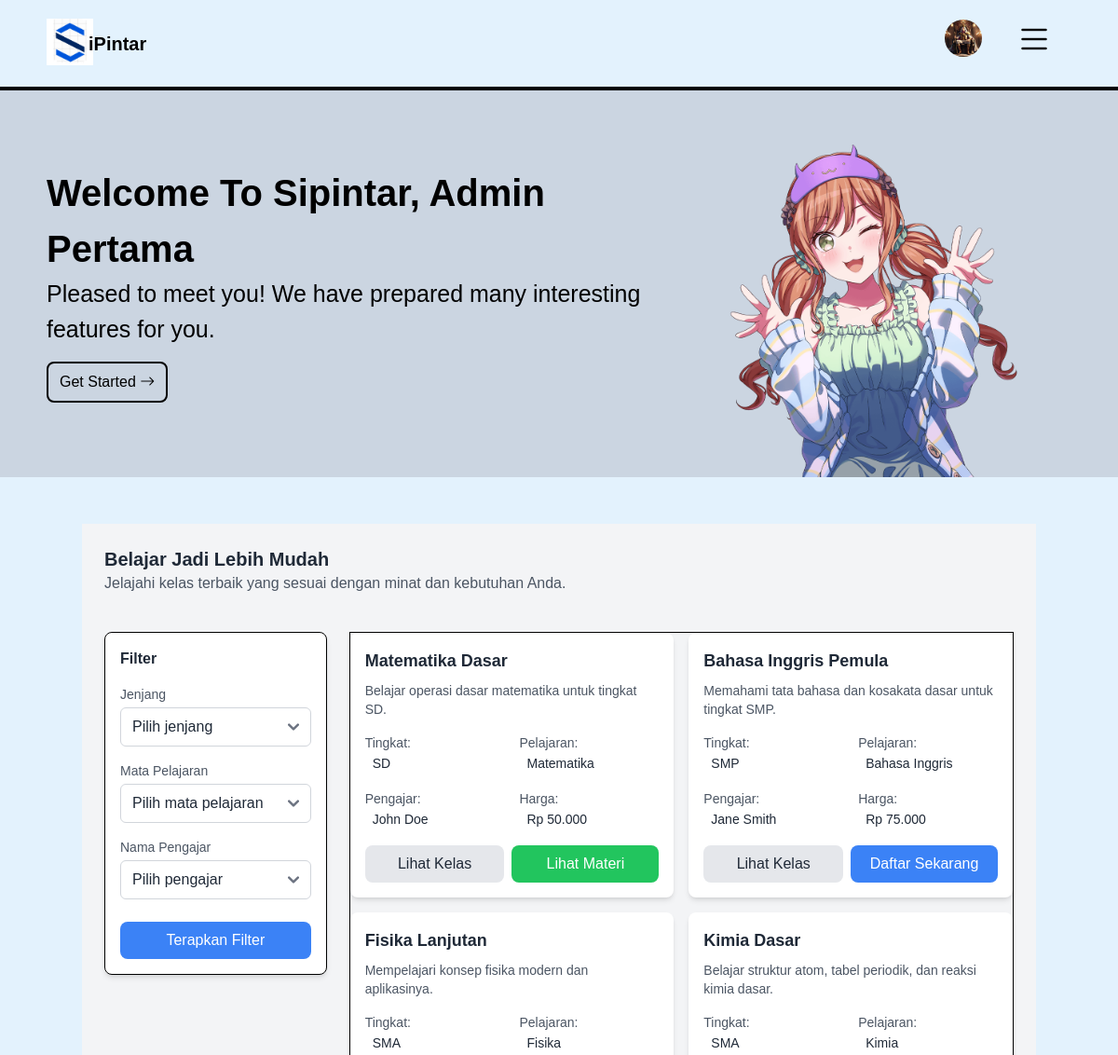
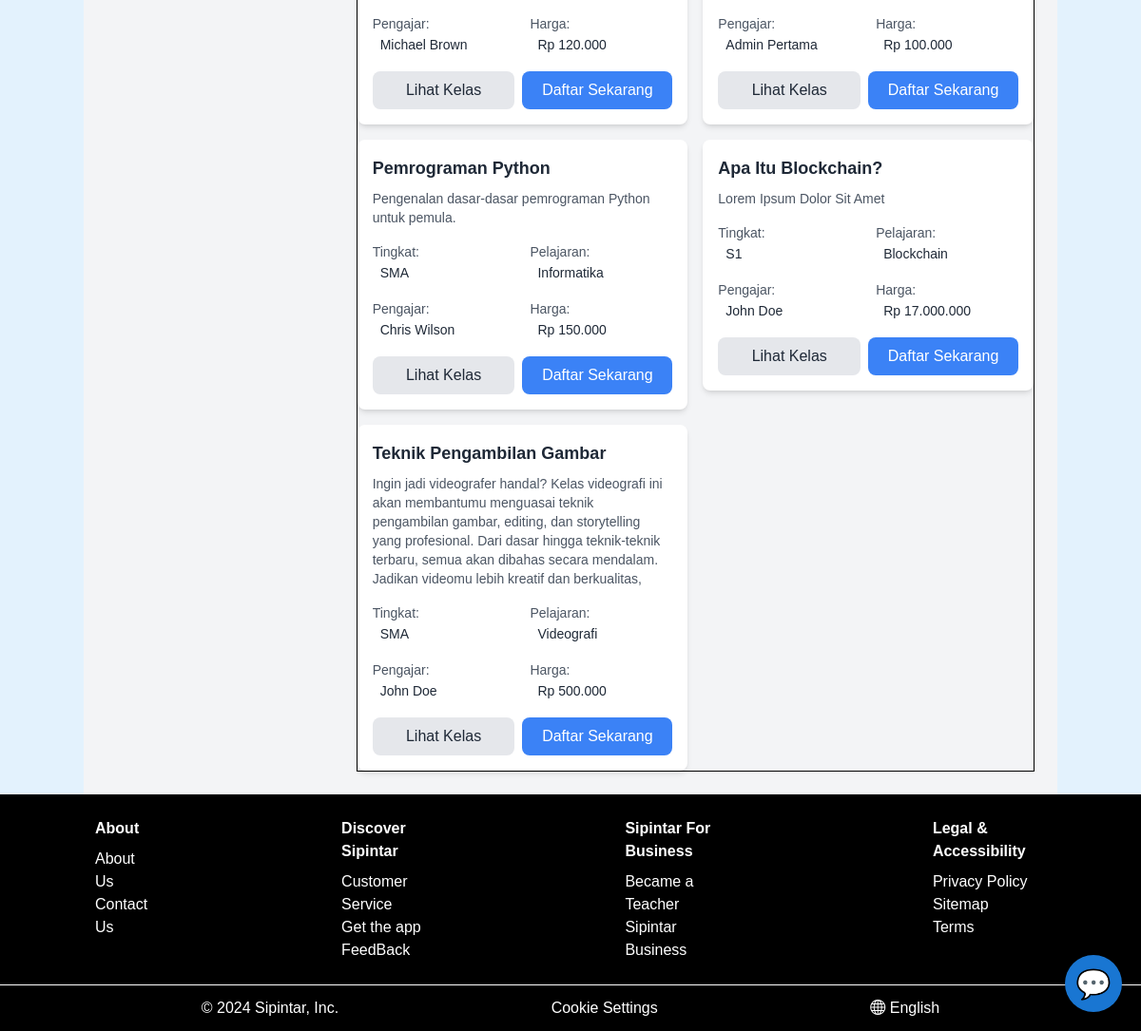
Page /home/ (signed in) on the committed database (2 pictures, top to bottom).
### tables this page shows
CREATE TABLE `kelas` (
  `id_kelas` int NOT NULL,
  `nama_kelas` varchar(255) NOT NULL,
  `tingkat` varchar(50) NOT NULL,
  `pelajaran` varchar(50) NOT NULL,
  `deskripsi` text,
  `id_pengajar` int DEFAULT NULL,
  `harga` decimal(10,2) NOT NULL,
  `dibuat_pada` timestamp NOT NULL DEFAULT CURRENT_TIMESTAMP,
  `diperbarui_pada` timestamp NOT NULL DEFAULT CURRENT_TIMESTAMP ON UPDATE CURRENT_TIMESTAMP
);

CREATE TABLE `pengguna` (
  `id_pengguna` int NOT NULL,
  `nama` varchar(255) NOT NULL,
  `email` varchar(255) NOT NULL,
  `username` varchar(50) NOT NULL,
  `kata_sandi` varchar(255) NOT NULL,
  `peran` tinyint NOT NULL,
  `tanggal_lahir` date DEFAULT NULL,
  `bio` text,
  `foto` varchar(255) NOT NULL,
  `sekolah` varchar(100) NOT NULL,
  `kelas` tinyint NOT NULL,
  `reset_token` varchar(255) DEFAULT NULL,
  `reset_expiry` datetime DEFAULT NULL,
  `dibuat_pada` timestamp NOT NULL DEFAULT CURRENT_TIMESTAMP,
  `diperbarui_pada` timestamp NOT NULL DEFAULT CURRENT_TIMESTAMP ON UPDATE CURRENT_TIMESTAMP,
  `jenis_kelamin` enum('Laki-laki','Perempuan') DEFAULT NULL
);

### model/kelas.php (called while the page is built, shortened)
<?php
require __DIR__ . "/../db.php";
function getKelasByFilter($filter = [])
{
    global $conn;
    $query = "
        SELECT kelas.*, pengguna.id_pengguna AS id_pengajar, pengguna.nama AS nama_pengajar, transaksi.status_transaksi, pendaftaran_kelas.status AS status_pendaftaran
        FROM kelas
        LEFT JOIN pengguna ON pengguna.id_pengguna = kelas.id_pengajar
        LEFT JOIN (
                SELECT id_kelas, status, id_pendaftaran, id_pengguna
                FROM pendaftaran_kelas
                WHERE status NOT IN ('Batal')
                OR id_pendaftaran = (
                        SELECT MAX(id_pendaftaran)
                        FROM pendaftaran_kelas AS pk
                        WHERE pk.id_kelas = pendaftaran_kelas.id_kelas AND status = 'Batal' AND status = 'Dalam Proses'
                    )
                ) AS pendaftaran_kelas ON kelas.id_kelas = pendaftaran_kelas.id_kelas AND pendaftaran_kelas.id_pengguna = :id_pengguna
        LEFT JOIN transaksi ON transaksi.id_pendaftaran = pendaftaran_kelas.id_pendaftaran
    ";
    $params = [];
    if (isset($filter['id_pengguna'])) {
        $params['id_pengguna'] = $filter['id_pengguna'];
    }
    $stmt = $conn->prepare($query);
    foreach ($params as $key => $value) {
        $stmt->bindValue(":$key", $value);
    }
    $stmt->execute();
    return $stmt->fetchAll(PDO::FETCH_ASSOC);
}
function getAllPelajaranFromKelas()
{
    global $conn;
    $stmt = $conn->query("SELECT DISTINCT pelajaran FROM kelas");
    return $stmt->fetchAll(PDO::FETCH_ASSOC);
}
function getAllPengajarFromKelas()
{
    global $conn;
    $stmt = $conn->query("SELECT DISTINCT pengguna.id_pengguna AS id_pengajar, pengguna.nama FROM kelas JOIN pengguna ON kelas.id_pengajar = pengguna.id_pengguna");
    return $stmt->fetchAll(PDO::FETCH_ASSOC);
}
function getAllTingkatFromKelas()
{
    global $conn;
    $stmt = $conn->query("SELECT DISTINCT tingkat FROM kelas");
    return $stmt->fetchAll(PDO::FETCH_ASSOC);
}

### home/Index.php (the view, shortened to what this page needs)
<?php
require "../partials/Config.php";
$id_pengguna = null;
if (isset($_SESSION['user'])) {
    $id_pengguna = $_SESSION['user']['id_pengguna'];
}
require "./../model/kelas.php";
if (isset($_POST["tingkat"]) === "POST") {
    $tingkat = $_POST["tingkat"];
    $pelajaran = $_POST["pelajaran"];
    $id_pengajar = $_POST["id_pengajar"];
    $filter = [];
    if ($tingkat !== '') {
        $filter["tingkat"] = $tingkat;
    }
    if ($pelajaran !== '') {
        $filter["pelajaran"] = $pelajaran;
    }
    if ($id_pengajar !== '') {
        $filter["id_pengajar"] = $id_pengajar;
    }
    if ($id_pengguna !== null) {
        $filter["id_pengguna"] = $id_pengguna;
    }
    $data["kelas"] = getKelasByFilter($filter);
} else {
    $data["kelas"] = $id_pengguna !== null ? getKelasByFilter(["id_pengguna" => $id_pengguna]) : [];
}
$data["daftarTingkat"] = getAllTingkatFromKelas();
$data["daftarPelajaran"] = getAllPelajaranFromKelas();
$data["daftarPengajar"] = getAllPengajarFromKelas();
?>
<div class="px-[50px] bg-slate-300 w-[100%]">
    <div class="flex justify-around">
        <?php if(isset($_SESSION['user'])): ?>
            <div class="w-400px self-center">
                <p class="text-[40px] font-bold">Welcome To Sipintar, <?= $_SESSION['user']['nama'] ?></p>
                <p class="text-[25px]">Pleased to meet you! We have prepared many interesting features for you.</p>
                <button onclick="window.location.href='#kelas'" class="px-3 py-2 mt-4 border-2 border-black rounded-lg hover:bg-black hover:text-white hover:transition-all transition-all active:scale-110 scale-100">Get Started <i class="bi bi-arrow-right"></i></button>
            </div>
            <div class="w-400px">
                <img class="w-[500px]" src="../partials/assets/lisa.png" alt="avatar">
            </div>
        <?php endif ?>
    </div>
</div>
<section id="kelas">
<div class="mt-[50px] bg-gray-100 container mx-auto p-6">
    <h2 class="text-xl font-bold text-gray-800">Belajar Jadi Lebih Mudah</h2>
    <p class="text-gray-600 mb-10">Jelajahi kelas terbaik yang sesuai dengan minat dan kebutuhan Anda.</p>
    <div class="flex mt-6">
        <aside class="w-1/4 bg-white p-4 rounded-lg shadow-md h-max border border-black">
            <h3 class="font-semibold text-gray-800">Filter</h3>
            <form class="mt-4" method="POST" action="">
                <div class="mt-4">
                    <label for="tingkat" class="block text-sm font-medium text-gray-600">Jenjang</label>
                    <select
                        id="tingkat"
                        name="tingkat"
                        class="w-full mt-1 px-3 py-2 border-gray-300 bg-white text-gray-800 rounded-md focus:ring-blue-500 focus:border-blue-500">
                        <option value="" selected>Pilih jenjang</option>
                    </select>
                </div>
                <div class="mt-4">
                    <label for="pelajaran" class="block text-sm font-medium text-gray-600">Mata Pelajaran</label>
                    <select
                        id="pelajaran"
                        name="pelajaran"
                        class="w-full mt-1 px-3 py-2 border-gray-300 bg-white text-gray-800 rounded-md focus:ring-blue-500 focus:border-blue-500">
                        <option value="" selected>Pilih mata pelajaran</option>
                    </select>
                </div>
                <div class="mt-4">
                    <label for="id_pengajar" class="block text-sm font-medium text-gray-600">Nama Pengajar</label>
                    <select
                        id="id_pengajar"
                        name="id_pengajar"
                        class="w-full mt-1 px-3 py-2 border-gray-300 bg-white text-gray-800 rounded-md focus:ring-blue-500 focus:border-blue-500">
                        <option value="" selected>Pilih pengajar</option>
                    </select>
                </div>
                <div class="mt-6">
                    <button
                        type="submit"
                        class="w-full px-3 py-2 bg-blue-500 text-white rounded-lg hover:bg-blue-600 focus:ring-2 focus:ring-blue-400 focus:ring-offset-2">
                        Terapkan Filter
                    </button>
                </div>
            </form>
        </aside>
        <div class="w-3/4 ml-6 grid grid-cols-2 gap-4 border border-black">
            <?php if (isset($data["kelas"]) && count($data["kelas"]) > 0): ?>
                <?php foreach ($data["kelas"] as $kelas): ?>
                    <div class="bg-white rounded-lg shadow-md p-4 h-max">
                        <h3 class="text-lg font-semibold text-gray-800"><?= htmlspecialchars($kelas["nama_kelas"]) ?></h3>
                        <p class="text-sm text-gray-600 mt-2"><?= htmlspecialchars($kelas["deskripsi"]) ?></p>
                        <div class="grid grid-cols-2 gap-4 mt-4">
                            <div>
                                <p class="text-sm text-gray-600">Tingkat:</p>
                                <span class="px-2 py-1 text-sm text-gray-800"><?= htmlspecialchars($kelas["tingkat"]) ?></span>
                            </div>
                            <div>
                                <p class="text-sm text-gray-600">Pelajaran:</p>
                                <span class="px-2 py-1 text-sm text-gray-800"><?= htmlspecialchars($kelas["pelajaran"]) ?></span>
                            </div>
                            <div>
                                <p class="text-sm text-gray-600">Pengajar:</p>
                                <span class="px-2 py-1 text-sm text-gray-800"><?= htmlspecialchars($kelas["nama_pengajar"]) ?></span>
                            </div>
                            <div>
                                <p class="text-sm text-gray-600">Harga:</p>
                                <span class="px-2 py-1 text-sm text-gray-800">Rp <?= number_format($kelas["harga"], 0, ',', '.') ?></span>
                            </div>
                        </div>
                        <div class="mt-4 flex gap-2">
                            <a href="../modul/info.php?id=<?= $kelas["id_kelas"] ?>" class="flex-1 text-center px-3 py-2 bg-gray-200 text-gray-800 rounded-lg hover:bg-gray-300">
                                Lihat Kelas
                            </a>
                            <?php if ($kelas["status_transaksi"] === 1): ?>
                                <a href="./../materi.php?id_kelas=<?= $kelas["id_kelas"] ?>" class="flex-1 text-center px-4 py-2 bg-green-500 text-white rounded-lg hover:bg-green-600">
                                    Lihat Materi
                                </a>
                            <?php elseif ($kelas["status_transaksi"] === 0): ?>
                                <a href="../modul/transaksi.php" class="flex-1 text-center px-4 py-2 bg-yellow-500 text-white rounded-lg hover:bg-yellow-600">
                                    Menunggu Pembayaran
                                </a>
                            <?php elseif ($kelas["status_transaksi"] === 0): ?>
                                <a href="../modul/transaksi.php" class="flex-1 text-center px-4 py-2 bg-yellow-500 text-white rounded-lg hover:bg-yellow-600">
                                    Menunggu Pembayaran
                                </a>
                            <?php else: ?>
                                <a href="../modul/daftar.php?id_kelas=<?= $kelas["id_kelas"] ?>" class="flex-1 text-center px-4 py-2 bg-blue-500 text-white rounded-lg hover:bg-blue-600">
                                    Daftar Sekarang
                                </a>
                            <?php endif; ?>
                        </div>
                    </div>
                <?php endforeach ?>
            <?php endif ?>
        </div>
    </div>
</div>
</section>
<?php
$content = ob_get_clean();
include '../partials/Master.php';
?>

### partials/Master.php (shortened to what this page needs)
<!DOCTYPE html>
<html lang="en">
<head>
    <script src="https://cdn.tailwindcss.com"></script>
    <link href="https://cdn.jsdelivr.net/npm/flowbite@2.5.1/dist/flowbite.min.css" rel="stylesheet" />
    <link rel="stylesheet" href="https://cdn.jsdelivr.net/npm/bootstrap-icons@1.11.3/font/bootstrap-icons.min.css">
    <link rel="stylesheet" href="https://cdnjs.cloudflare.com/ajax/libs/font-awesome/6.0.0/css/all.min.css">
</head>
<body>
    <?php include __DIR__ . '/nav.php' ?>
        <?php
            if (isset($content)) {
                echo $content;
            } else {
                echo "<p>Konten tidak tersedia.</p>";
            }
        ?>
        <?php if(isset($_SESSION['user']))
        {
             include __DIR__ . '/cs.php';
        } ?>
        <?php include __DIR__ . '/footer.php' ?>
</body>
</html>

### partials/nav.php (shortened to what this page needs)
<div class="flex px-[10px] sm:px-[50px] py-5 justify-between">
    <div class="flex cursor-pointer" onclick="location.href='/Online%20Course/'">
        <div>
            <img src="/Online%20Course/partials/assets/logo.png" alt="Logo" class="h-[50px]">
        </div>
        <div class="self-center ml-[-5px]">
            <p class="font-bold text-[20px]">iPintar</p>
        </div>
    </div>
    <div class="flex items-center text-[25px] relative">
        <?php if(isset($_SESSION['user'])): ?>
            <div class="relative group inline-block">
            <button class="px-4 text-[30px]" onclick="window.location.href='/Online%20Course/profil/profil.php'">
                <img src="/Online%20Course/profil/<?= $_SESSION['user']['foto'] ?> " alt="foto" class="w-[40px] rounded-full">
            </button>
            </div>
        <?php endif; ?>
        <button class="text-[40px] mt-[-7px] px-5 mr-5 sm:mr-0 hover:scale-110 hover:transition-all transition-all"
            onclick="toggleSidebar()"><i class="bi bi-list"></i></button>
    </div>
</div>
<hr class="border-2 border-black">

### partials/cs.php (shortened to what this page needs)
<div class="popup-btn" id="popupBtn" onclick="toggleChatBox()">💬</div>

### partials/Footer.php (shortened to what this page needs)
<div class=" bg-black text-white flex justify-center py-6">
    <div class="mx-[100px]">
        <p class="font-extrabold mb-2">About</p>
        <p><a href="#">About Us</a></p>
        <p><a href="#">Contact Us</a></p>
    </div>
    <div class="mx-[100px]">
        <p class="font-extrabold mb-2">Discover Sipintar</p>
        <p><a href="../cs/">Customer Service</a></p>
        <p><a href="https://play.google.com/store/apps/details?id=com.udemy.android">Get the app</a></p>
        <p><a href="../Feedback/feedback.php">FeedBack</a></p>
    </div>
    <div class="mx-[100px]">
        <p class="font-extrabold mb-2">Sipintar For Business</p>
        <p><a href="#">Became a Teacher</a></p>
        <p><a href="#">Sipintar Business</a></p>
    </div>
    <div class="mx-[100px]">
        <p class="font-extrabold mb-2">Legal & Accessibility</p>
        <p><a href="#">Privacy Policy</a></p>
        <p><a href="#">Sitemap</a></p>
        <p><a href="#">Terms</a></p>
    </div>
</div>
<div class="px-[100px] py-3 flex justify-around bg-black text-white">
    <p>
        © <?= date('Y') ?> Sipintar, Inc.
    </p>
    <p>
        Cookie Settings
    </p>
    <p>
        <i class="bi bi-globe"></i> English
    </p>
</div>

### partials/cs.php (style rules this page uses)
body { font-family: Arial, sans-serif; background-color: #e3f2fd; margin: 0; padding: 0; }
.popup-btn { position: fixed; bottom: 20px; right: 20px; background-color: #1976d2; color: white; border-radius: 50%; width: 60px; height: 60px; font-size: 30px; display: flex; align-items: center; justify-content: center; cursor: pointer; box-shadow: 0 4px 8px rgba(0, 0, 0, 0.2); }

### rows in the picture
kelas: nama_kelas "Matematika Dasar", deskripsi "Belajar operasi dasar matematika untuk tingkat SD.", tingkat "SD", pelajaran "Matematika", id_pengajar.nama "John Doe", harga "50.000"
kelas: nama_kelas "Bahasa Inggris Pemula", deskripsi "Memahami tata bahasa dan kosakata dasar untuk tingkat SMP.", tingkat "SMP", pelajaran "Bahasa Inggris", id_pengajar.nama "Jane Smith", harga "75.000"
kelas: nama_kelas "Fisika Lanjutan", deskripsi "Mempelajari konsep fisika modern dan aplikasinya.", tingkat "SMA", pelajaran "Fisika", id_pengajar.nama "Michael Brown", harga "120.000"
kelas: nama_kelas "Kimia Dasar", deskripsi "Belajar struktur atom, tabel periodik, dan reaksi kimia dasar.", tingkat "SMA", pelajaran "Kimia", id_pengajar.nama "Admin Pertama", harga "100.000"
kelas: nama_kelas "Pemrograman Python", deskripsi "Pengenalan dasar-dasar pemrograman Python untuk pemula.", tingkat "SMA", pelajaran "Informatika", id_pengajar.nama "Chris Wilson", harga "150.000"
kelas: nama_kelas "Apa Itu Blockchain?", deskripsi "Lorem Ipsum Dolor Sit Amet", tingkat "S1", pelajaran "Blockchain", id_pengajar.nama "John Doe", harga "17.000.000"
kelas: nama_kelas "Teknik Pengambilan Gambar", deskripsi "Ingin jadi videografer handal? Kelas videografi ini akan membantumu menguasai teknik pengambilan gambar, editing, dan storytelling yang profesional. Dari dasar hingga teknik-teknik terbaru, semua akan dibahas secara mendalam. Jadikan videomu lebih kreatif dan berkualitas,", tingkat "SMA", pelajaran "Videografi", id_pengajar.nama "John Doe", harga "500.000"

### other values in the picture
$_SESSION['user']['nama'] "Admin Pertama"
